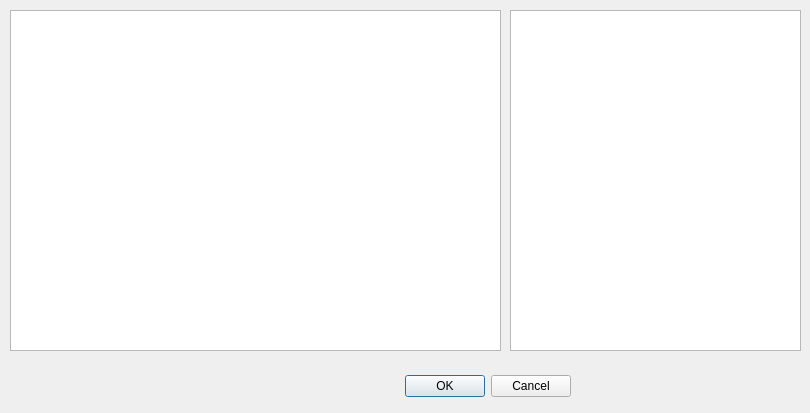
<?xml version="1.0" encoding="UTF-8"?>
<ui version="4.0">
 <class>file_explorer</class>
 <widget class="QDialog" name="file_explorer">
  <property name="geometry">
   <rect>
    <x>0</x>
    <y>0</y>
    <width>810</width>
    <height>413</height>
   </rect>
  </property>
  <property name="windowTitle">
   <string>Dialog</string>
  </property>
  <widget class="QDialogButtonBox" name="buttonBox">
   <property name="geometry">
    <rect>
     <x>230</x>
     <y>370</y>
     <width>341</width>
     <height>32</height>
    </rect>
   </property>
   <property name="orientation">
    <enum>Qt::Horizontal</enum>
   </property>
   <property name="standardButtons">
    <set>QDialogButtonBox::Cancel|QDialogButtonBox::Ok</set>
   </property>
  </widget>
  <widget class="QTreeView" name="treeView">
   <property name="geometry">
    <rect>
     <x>10</x>
     <y>10</y>
     <width>491</width>
     <height>341</height>
    </rect>
   </property>
  </widget>
  <widget class="QListView" name="listView">
   <property name="geometry">
    <rect>
     <x>510</x>
     <y>10</y>
     <width>291</width>
     <height>341</height>
    </rect>
   </property>
  </widget>
 </widget>
 <resources/>
 <connections>
  <connection>
   <sender>buttonBox</sender>
   <signal>accepted()</signal>
   <receiver>file_explorer</receiver>
   <slot>accept()</slot>
   <hints>
    <hint type="sourcelabel">
     <x>248</x>
     <y>254</y>
    </hint>
    <hint type="destinationlabel">
     <x>157</x>
     <y>274</y>
    </hint>
   </hints>
  </connection>
  <connection>
   <sender>buttonBox</sender>
   <signal>rejected()</signal>
   <receiver>file_explorer</receiver>
   <slot>reject()</slot>
   <hints>
    <hint type="sourcelabel">
     <x>316</x>
     <y>260</y>
    </hint>
    <hint type="destinationlabel">
     <x>286</x>
     <y>274</y>
    </hint>
   </hints>
  </connection>
 </connections>
</ui>
